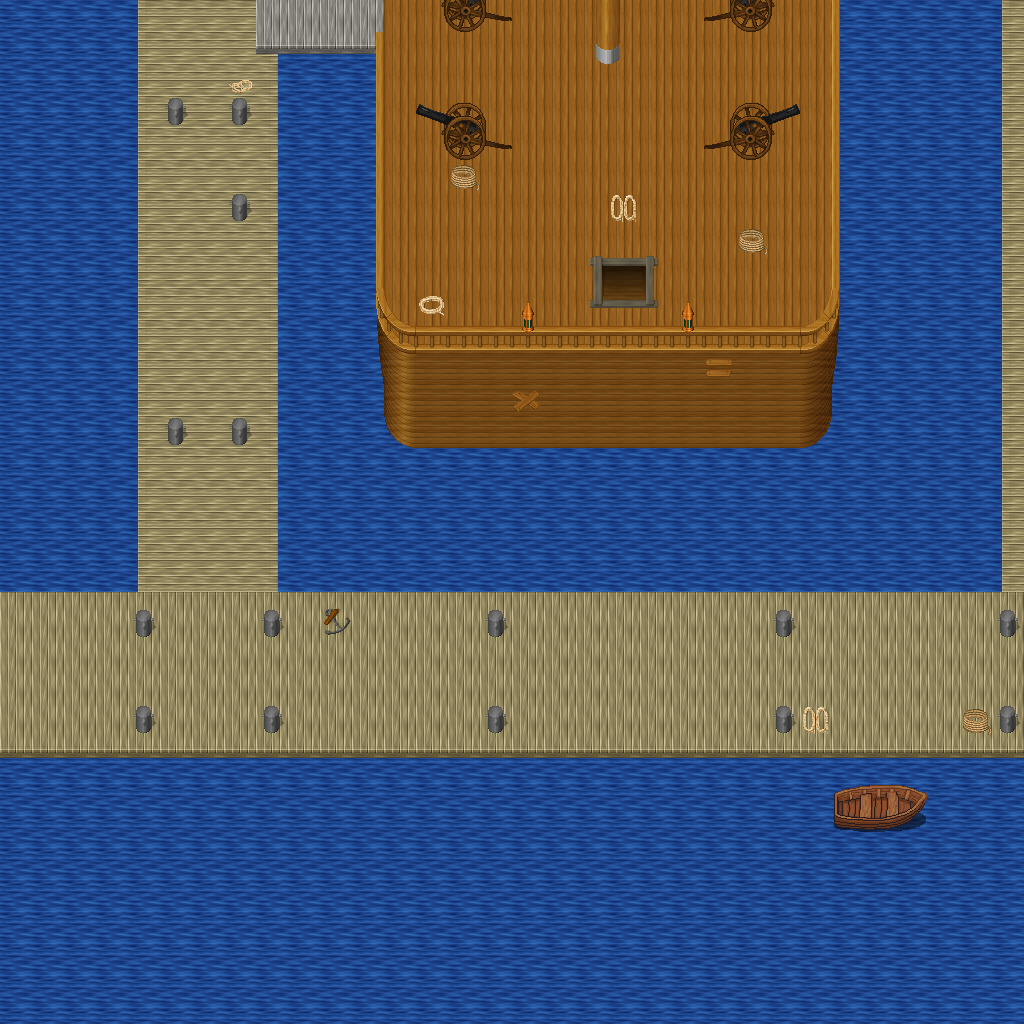

Rendered tile map (Tiled .tmx) drawn with the repository's tilesets; below, a short description and the map source with its tile grids summarised:
An orthogonal 32x32 tile map with 32x32 px tiles, 5 tile layers (Ground, Objects, Objects2, Above, ...), 1 hidden layer not drawn, 10 tilesets.

<map version="1.10" tiledversion="1.11.0" orientation="orthogonal" renderorder="right-down" width="32" height="32" tilewidth="32" tileheight="32" infinite="0" nextlayerid="11" nextobjectid="1">
 <tileset firstgid="1" name="object_boardwalk" tilewidth="32" tileheight="32" tilecount="36" columns="6">
  <image source="../drawable/object_boardwalk.png" width="192" height="192" />
 </tileset>
 <tileset firstgid="37" name="item_weapon_cannon" tilewidth="32" tileheight="32" tilecount="12" columns="3">
  <image source="../drawable/item_weapon_cannon.png" width="96" height="128" />
 </tileset>
 <tileset firstgid="49" name="logic_collision" tilewidth="32" tileheight="32" tilecount="1" columns="1">
  <image source="../drawable/logic_collision.png" width="32" height="32" />
 </tileset>
 <tileset firstgid="50" name="item_banners_flag" tilewidth="32" tileheight="32" tilecount="12" columns="3">
  <image source="../drawable/item_banners_flag.png" width="96" height="128" />
 </tileset>
 <tileset firstgid="62" name="item_flagpole" tilewidth="32" tileheight="32" tilecount="3" columns="1">
  <image source="../drawable/item_flagpole.png" width="32" height="96" />
 </tileset>
 <tileset firstgid="65" name="ground_ground" tilewidth="32" tileheight="32" tilecount="33" columns="3">
  <image source="../drawable/ground_ground.png" width="96" height="352" />
 </tileset>
 <tileset firstgid="98" name="item_ropes" tilewidth="32" tileheight="32" tilecount="4" columns="2">
  <image source="../drawable/item_ropes.png" width="64" height="64" />
 </tileset>
 <tileset firstgid="102" name="object_row_boat" tilewidth="32" tileheight="32" tilecount="30" columns="6">
  <image source="../drawable/object_row_boat.png" width="192" height="160" />
 </tileset>
 <tileset firstgid="132" name="object_ship" tilewidth="32" tileheight="32" tilecount="368" columns="16">
  <image source="../drawable/object_ship.png" width="512" height="736" />
 </tileset>
 <tileset firstgid="500" name="building_stairs_wooden_ns" tilewidth="32" tileheight="32" tilecount="105" columns="7">
  <image source="../drawable/building_stairs_wooden_ns.png" width="224" height="480" />
 </tileset>
 <layer id="1" name="Ground" width="32" height="32">
  <data>[1024 cells, 1024 non-empty, 2 distinct tile ids]</data>
 </layer>
 <layer id="2" name="Objects" width="32" height="32">
  <data>[1024 cells, 389 non-empty, 51 distinct tile ids]</data>
 </layer>
 <layer id="3" name="Objects2" width="32" height="32">
  <data>[1024 cells, 40 non-empty, 11 distinct tile ids]</data>
 </layer>
 <layer id="4" name="Above" width="32" height="32">
  <data>[1024 cells, 26 non-empty, 15 distinct tile ids]</data>
 </layer>
 <layer id="5" name="Above2" width="32" height="32">
  <data>[1024 cells, 0 non-empty, 0 distinct tile ids]</data>
 </layer>
 <layer id="6" name="Walkable" width="32" height="32" visible="0">
  <data>[1024 cells, 708 non-empty, 1 distinct tile ids]</data>
 </layer>
 <objectgroup id="7" name="Mapevents" />
 <objectgroup id="8" name="Spawn" />
 <objectgroup id="9" name="Keys" />
 <objectgroup id="10" name="Replace" />
</map>
